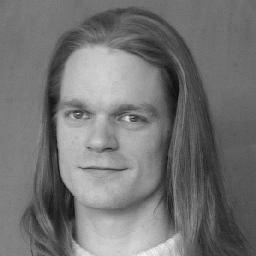
#> input picture Code/Data/portrait.png, 256 x 256 px
$ python imageIO.py   (older library calls are emulated)
#> lines starting #> are read from the running program, lines starting #| are printed output that depends on the picture
import imageio
import numpy as np
import numpy.random as rnd
import scipy.ndimage as img
import matplotlib.pyplot as plt

import timeit, functools

def imageRead(imgname, pilmode='L', arrtype=np.float):
	"""
	read an image file into a numpy array

	imgname: str
		name of image file to be read
	pilmode: str
		for luminance / intesity images use 'L'
		for RGB color images use 'RGB'
	arrtype: numpy dtype
		use np.float, np.uint8, ...
	"""
#> called with imgname = '../Code/Data/portrait.png', pilmode = 'L'
	return imageio.imread(imgname, pilmode=pilmode).astype(arrtype)
#> returned value: shape (256, 256) float64; min 8, max 244, mean 115.4


def imageWrite(arrF, imgname, arrtype=np.uint8):
	"""
	write a numpy array as an image file
	the file type will be inferred from the suffix of imgname

	arrF: array_like
		array to be written
	imgname: str
		name of image file to be written
	arrtype: numpy dtype
		use np.float, np.uint8, ...
	"""
	imageio.imwrite(imgname, arrF.astype(arrtype))


def cut_into_tiles(arrF, tile_size_m=8, tile_size_n=8, max_offset_m=None, max_offset_n=None):
	"""
	Offset every tile by some random margin.
	Allow the tiles to leave the border, by first placing them
	on a larger image, which is then cut down.
	"""
	M, N = arrF.shape
	# Enlarge the canvas in order to freely place the tiles
	if max_offset_m is None:
		max_offset_m = tile_size_m
	if max_offset_n is None:
		max_offset_n = tile_size_n

	# Enlarge the canvas in order to freely place the tiles
	arrG_M = M + 2 * max_offset_m
	arrG_N = N + 2 * max_offset_n
	arrG = np.zeros((arrG_M, arrG_N))

	# Iterate over the image in tiled step size
	for i in range(0, M - tile_size_m, tile_size_m):
		for j in range(0, N - tile_size_n, tile_size_n):

			# Initialize a random offset strength of the current tile
			# Offset value 'max_offset_m' and 'max_offset_n' would yield in no offset,
			# since the target canvas is bigger by this amount!
			io = i + max_offset_m + rnd.randint(-max_offset_m, max_offset_m)
			jo = j + max_offset_n + rnd.randint(-max_offset_n, max_offset_n)

			# Cut the tile and place it with the offset in the returned image
			if arrF[i:i + tile_size_m, j:j + tile_size_n].shape != arrG[io:io + tile_size_m, jo:jo + tile_size_n].shape:
				print("Test")

			arrG[io:io + tile_size_m, jo:jo + tile_size_n] = arrF[i:i + tile_size_m, j:j + tile_size_n]

	# Cut down the enlarged canvas to the original size
	return arrG[max_offset_m:-max_offset_m, max_offset_n:-max_offset_n]


if __name__ == '__main__':
	tile_size_paris = [(8, 8), (32, 32), (32, 7)]
	filename = "../Code/Data/portrait.png"

	arrF = imageRead(filename)

	fig, axs = plt.subplots(1, len(tile_size_paris), figsize=(20, 20))

	for i, (m, n) in enumerate(tile_size_paris):
		# Execute the tile cutter
		arrG = cut_into_tiles(arrF, m, n)

		# Arrange the result
		ax = axs[i]
		ax.imshow(arrG, cmap='gray')
		ax.set_title(f"tile_cut(m={m}, n={n})", fontsize=30)
		ax.set_xticklabels([]);
		ax.set_yticklabels([])

		fig.tight_layout()
#> this loop made 3 passes
#> pass 1, `arrG = cut_into_tiles(arrF, m, n)`:
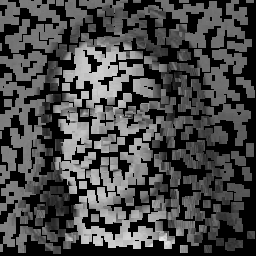
#> arrG: shape (256, 256) float64; min 0, max 234, mean 72.8
#> pass 2, `arrG = cut_into_tiles(arrF, m, n)`:
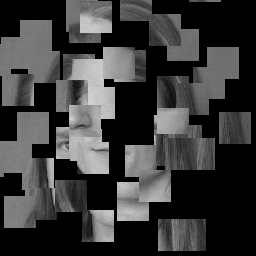
#> arrG: shape (256, 256) float64; min 0, max 213, mean 58.1
#> pass 3, `arrG = cut_into_tiles(arrF, m, n)`:
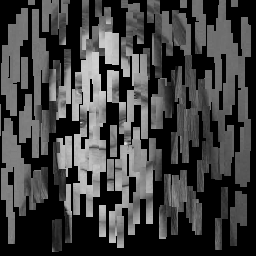
#> arrG: shape (256, 256) float64; min 0, max 220, mean 65.7


	M, N = arrF.shape
#> M = 256; N = 256
	# Enlarge the canvas in order to freely place the tiles
#> (the run stopped early here; a loop or call above may not have finished)
